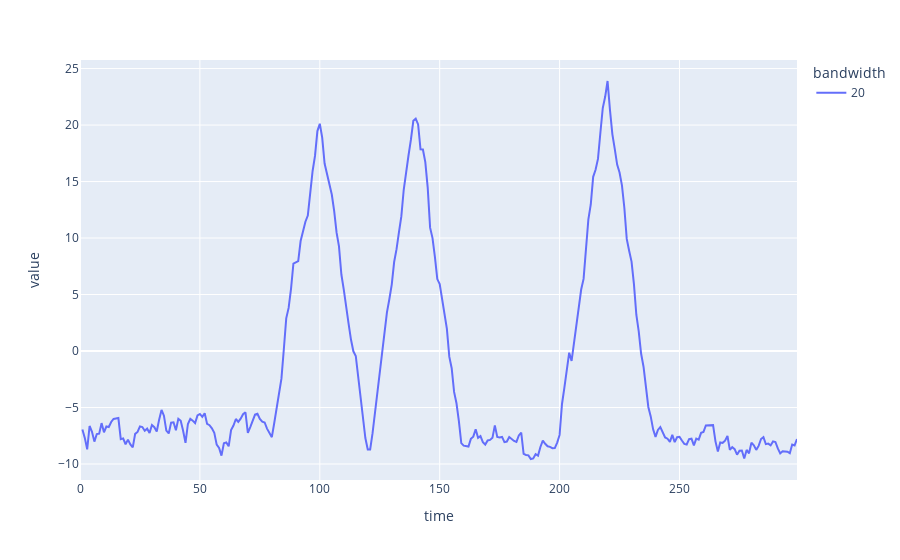

Here is the notebook cell this chart was saved with:
### Code cell
px.line(detection_scores)

### Figure 1 — Plotly figure (JSON) as saved in the notebook; plotly's stock layout.template omitted (floating-point values rounded to 4 significant figures; data arrays with more than 128 entries replaced by an {"elided": "..."} marker saying what was removed)
{"data": [{"hovertemplate": "bandwidth=20<br>time=%{x}<br>value=%{y}<extra></extra>", "legendgroup": "20", "line": {"color": "#636efa", "dash": "solid"}, "marker": {"symbol": "circle"}, "mode": "lines", "name": "20", "orientation": "v", "showlegend": true, "type": "scatter", "x": {"elided": "300 int values"}, "xaxis": "x", "y": {"elided": "300 float values"}, "yaxis": "y"}], "layout": {"legend": {"title": {"text": "bandwidth"}, "tracegroupgap": 0}, "margin": {"t": 60}, "xaxis": {"anchor": "y", "domain": [0, 1], "title": {"text": "time"}}, "yaxis": {"anchor": "x", "domain": [0, 1], "title": {"text": "value"}}}}
